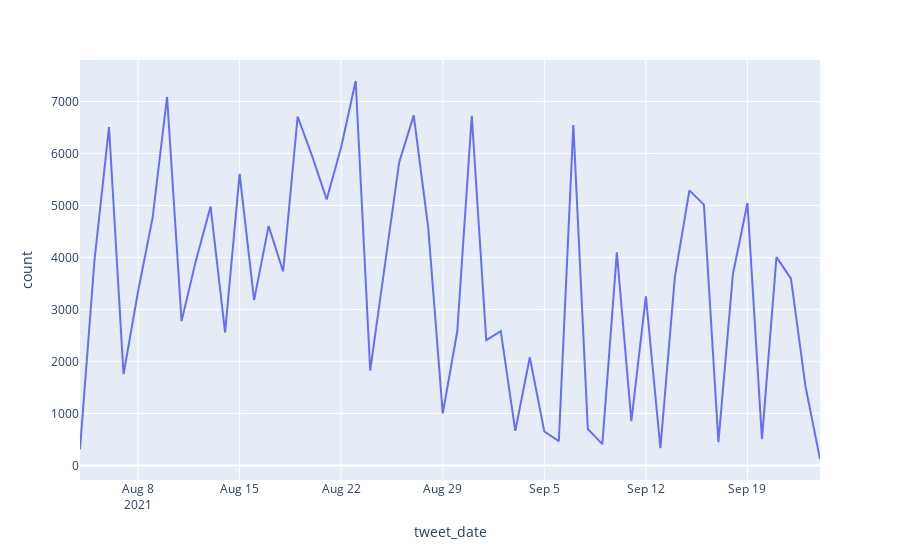

The notebook cell this image was saved under:
### Code cell
px.line(daily_tweets, x='tweet_date', y='count')

### Figure 1 — Plotly figure (JSON) as saved in the notebook; plotly's stock layout.template omitted (floating-point values rounded to 4 significant figures)
{"data": [{"hovertemplate": "tweet_date=%{x}<br>count=%{y}<extra></extra>", "legendgroup": "", "line": {"color": "#636efa", "dash": "solid"}, "mode": "lines", "name": "", "orientation": "v", "showlegend": false, "type": "scatter", "x": ["2021-08-04", "2021-08-05", "2021-08-06", "2021-08-07", "2021-08-08", "2021-08-09", "2021-08-10", "2021-08-11", "2021-08-12", "2021-08-13", "2021-08-14", "2021-08-15", "2021-08-16", "2021-08-17", "2021-08-18", "2021-08-19", "2021-08-20", "2021-08-21", "2021-08-22", "2021-08-23", "2021-08-24", "2021-08-25", "2021-08-26", "2021-08-27", "2021-08-28", "2021-08-29", "2021-08-30", "2021-08-31", "2021-09-01", "2021-09-02", "2021-09-03", "2021-09-04", "2021-09-05", "2021-09-06", "2021-09-07", "2021-09-08", "2021-09-09", "2021-09-10", "2021-09-11", "2021-09-12", "2021-09-13", "2021-09-14", "2021-09-15", "2021-09-16", "2021-09-17", "2021-09-18", "2021-09-19", "2021-09-20", "2021-09-21", "2021-09-22", "2021-09-23", "2021-09-24"], "xaxis": "x", "y": [312, 3952, 6510, 1754, 3346, 4758, 7093, 2776, 3954, 4980, 2559, 5608, 3181, 4605, 3730, 6713, 5951, 5115, 6126, 7396, 1825, 3823, 5835, 6734, 4570, 1001, 2576, 6727, 2409, 2583, 663, 2080, 652, 466, 6549, 701, 410, 4100, 853, 3253, 330, 3630, 5292, 5017, 446, 3683, 5049, 505, 4007, 3593, 1519, 123], "yaxis": "y"}], "layout": {"autosize": true, "legend": {"tracegroupgap": 0}, "margin": {"t": 60}, "xaxis": {"anchor": "y", "autorange": true, "domain": [0, 1], "range": ["2021-08-04", "2021-09-24"], "title": {"text": "tweet_date"}, "type": "date"}, "yaxis": {"anchor": "x", "autorange": true, "domain": [0, 1], "range": [-281.1, 7800.0], "title": {"text": "count"}, "type": "linear"}}}
